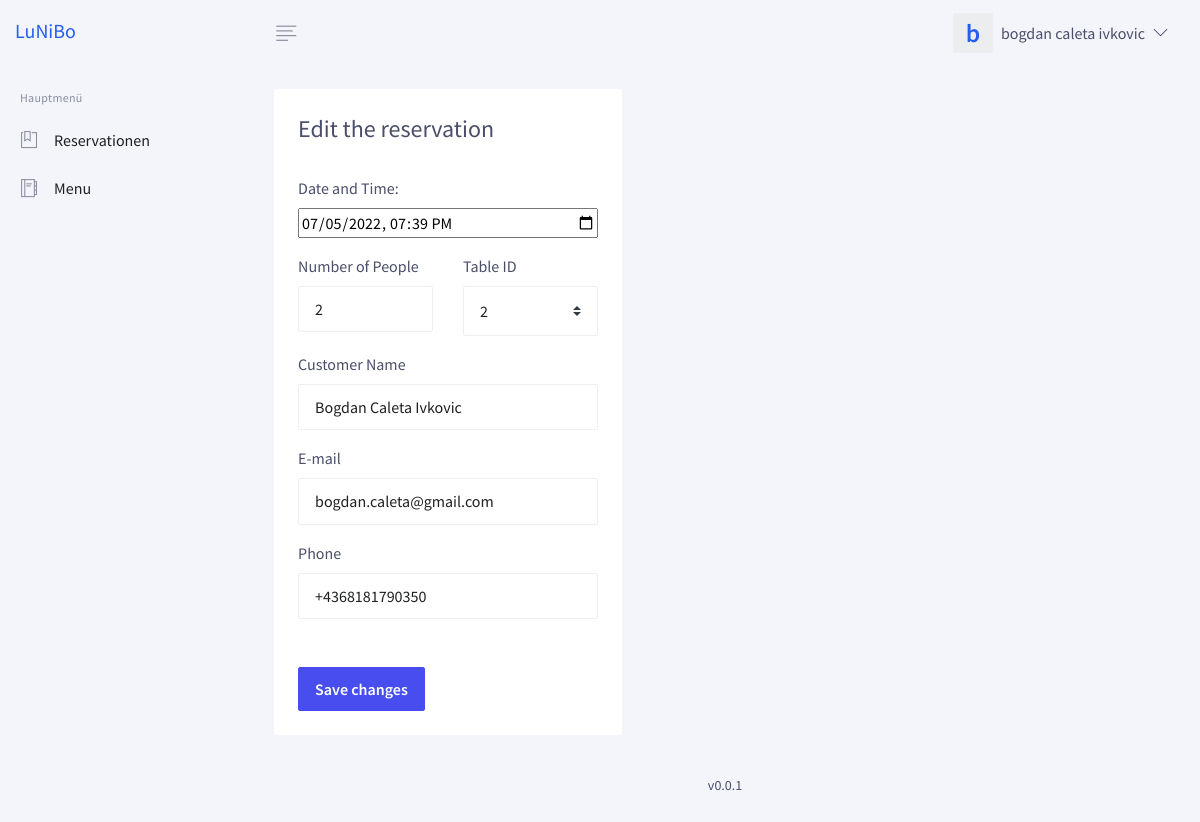
The page /admin.php?page=editRes&id=23 (signed in) on the database its author committed.
### tables this page shows
CREATE TABLE `reservations` (
  `resID` int(11) NOT NULL AUTO_INCREMENT,
  `reservationDatetime` datetime NOT NULL,
  `numOfPeople` int(11) NOT NULL,
  `tableID` int(11) DEFAULT NULL,
  `customerID` int(11) NOT NULL,
  `deleted` tinyint(1) NOT NULL DEFAULT 0,
  `key_temp` varchar(250) NOT NULL,
  PRIMARY KEY (`resID`),
  UNIQUE KEY `reservations_resID_uindex` (`resID`),
  KEY `reservations_tables_tableID_fk` (`tableID`),
  KEY `reservations_customers_customerID_fk` (`customerID`),
  CONSTRAINT `reservations_customers_customerID_fk` FOREIGN KEY (`customerID`) REFERENCES `customers` (`customerID`) ON DELETE CASCADE ON UPDATE CASCADE,
  CONSTRAINT `reservations_tables_tableID_fk` FOREIGN KEY (`tableID`) REFERENCES `tables` (`tableID`) ON DELETE CASCADE ON UPDATE CASCADE
);

CREATE TABLE `customers` (
  `customerID` int(11) NOT NULL AUTO_INCREMENT,
  `fullname` varchar(50) NOT NULL,
  `email` varchar(50) NOT NULL,
  `phone` varchar(20) DEFAULT NULL,
  PRIMARY KEY (`customerID`),
  UNIQUE KEY `customers_customerID_uindex` (`customerID`)
);

### database/db_functions.php (called while the page is built, shortened)
<?php
$debug = 0;
function free_sql($conn, $sql){
    $stmt = $conn->query($sql);
    $start = strtolower(explode(" ", $sql)[0]);
    return $stmt->fetchAll();
}
?>

### templates/edit_reservation.php (the view, shortened to what this page needs)
<?php
require_once("./database/db_functions.php");
$conn = create_conn();
$row = free_sql($conn, "SELECT r.resID, r.reservationDatetime, r.numOfPeople, c.fullname, r.tableID, c.email, c.phone FROM ".RESER." r INNER JOIN ".CUST." c ON r.customerID = c.customerID WHERE r.deleted=0 AND r.resID = ".$_GET['id']." order by r.reservationDatetime desc")[0];
$disabled = "";
?>
<div class="content">
    <div class="py-4 col-xl-5 col-lg-8 col-md-12 px-3 px-md-4">
        <div class="card">
            <div class="card-header">
                <h4>Edit the reservation</h4>
            </div>
            <div class="card-body pt-0">
                <form action="admin.php?page=editRes&id=<?php echo $_GET['id'] ?>&s=1" method="POST">
                    <div class="form-group mb-3">
                        <div class="input-section" style="width: 100%; max-width: 700px">
                            <label for="Datum" class="form-label required">Date and Time:</label>
                            <input type="datetime-local" id="date-time-input" name="reservationDatetime" class="form-input w-100" value="<?php echo date("Y-m-d\TH:i:s", strtotime($row['reservationDatetime'])); ?>" required>
                        </div>
                    </div>
                    <div class="row">
                        <div class="form-group col-6">
                            <label>Number of People</label>
                            <input type="number" name="numOfPeople" class="form-control" value="<?php echo $row['numOfPeople'] ?>" required>
                        </div>
                        <div class="form-group col-6">
                            <label>Table ID</label>
                            <select class="custom-select" name="tableID" <?php echo $disabled; ?> required>
                                <option value="<?php echo $row['tableID']; ?>" selected><?php echo $row['tableID']; ?></option>
                            </select>
                        </div>
                    </div>
                    <div class="form-group">
                        <label>Customer Name</label>
                        <input type="text" name="fullname" class="form-control" value="<?php echo $row['fullname'] ?>" required>
                    </div>
                    <div class="form-group">
                        <label>E-mail</label>
                        <input type="text" name="email" class="form-control" value="<?php echo $row['email'] ?>" required>
                    </div>
                    <div class="form-group">
                        <label>Phone</label>
                        <input type="text" name="phone" class="form-control" value="<?php echo $row['phone'] ?>" required>
                    </div>
                    <input type="submit" name="submit" class="btn btn-info mt-5" value="Save changes">
                </form>
            </div>
        </div>
    </div>

### rows shown on the page
reservations: reservationDatetime "07/05/2022 19:39", numOfPeople "2", tableID "2", fullname "Bogdan Caleta Ivkovic", email "bogdan.caleta@gmail.com", phone "+4368181790350"

### other values the page prints
substr($user['name'], 0, 1) "b"
$user['name'] "bogdan"
$user['lastname'] "caleta ivkovic"
VERSION "v0.0.1"
